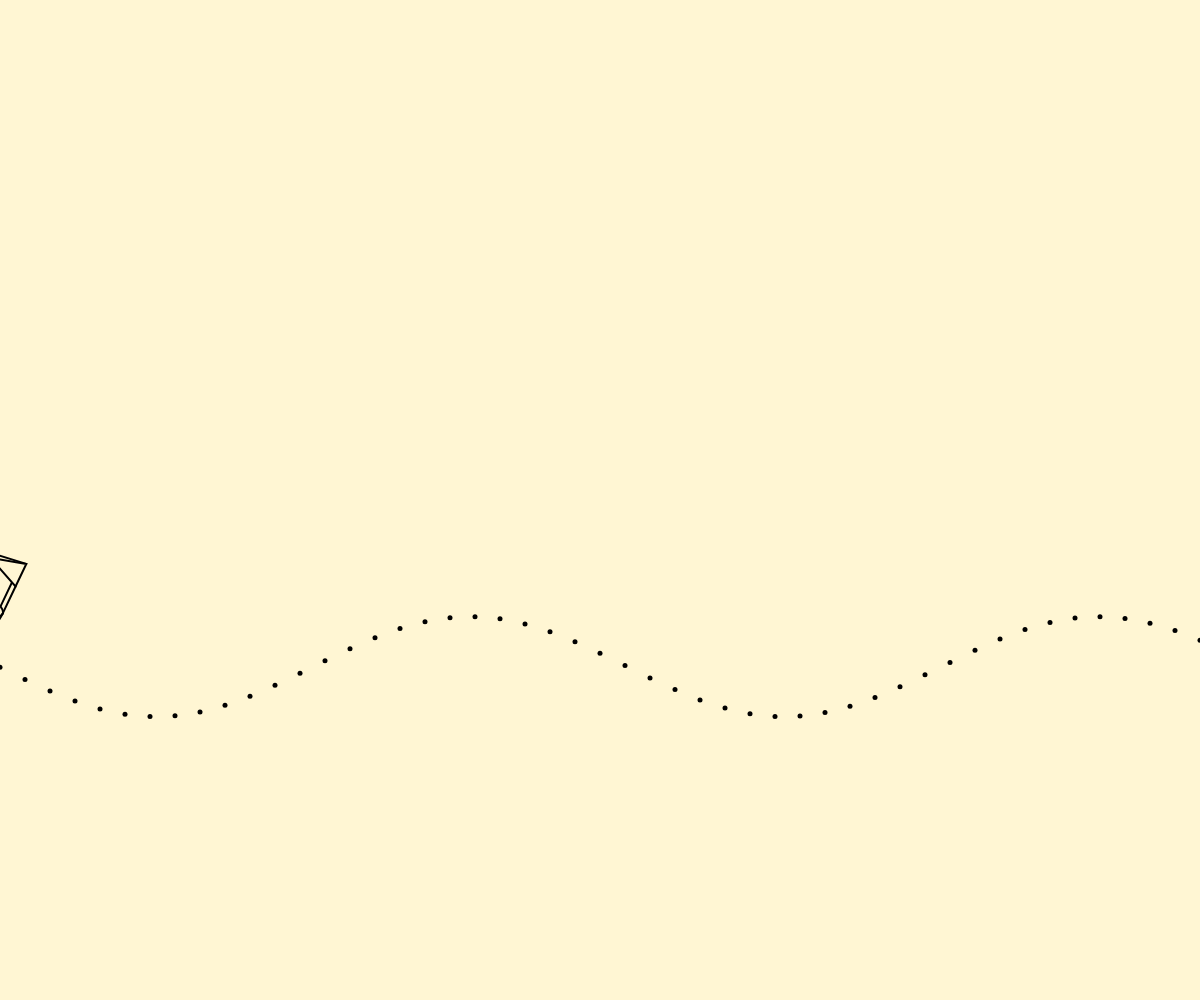
Frame 1 (no input)
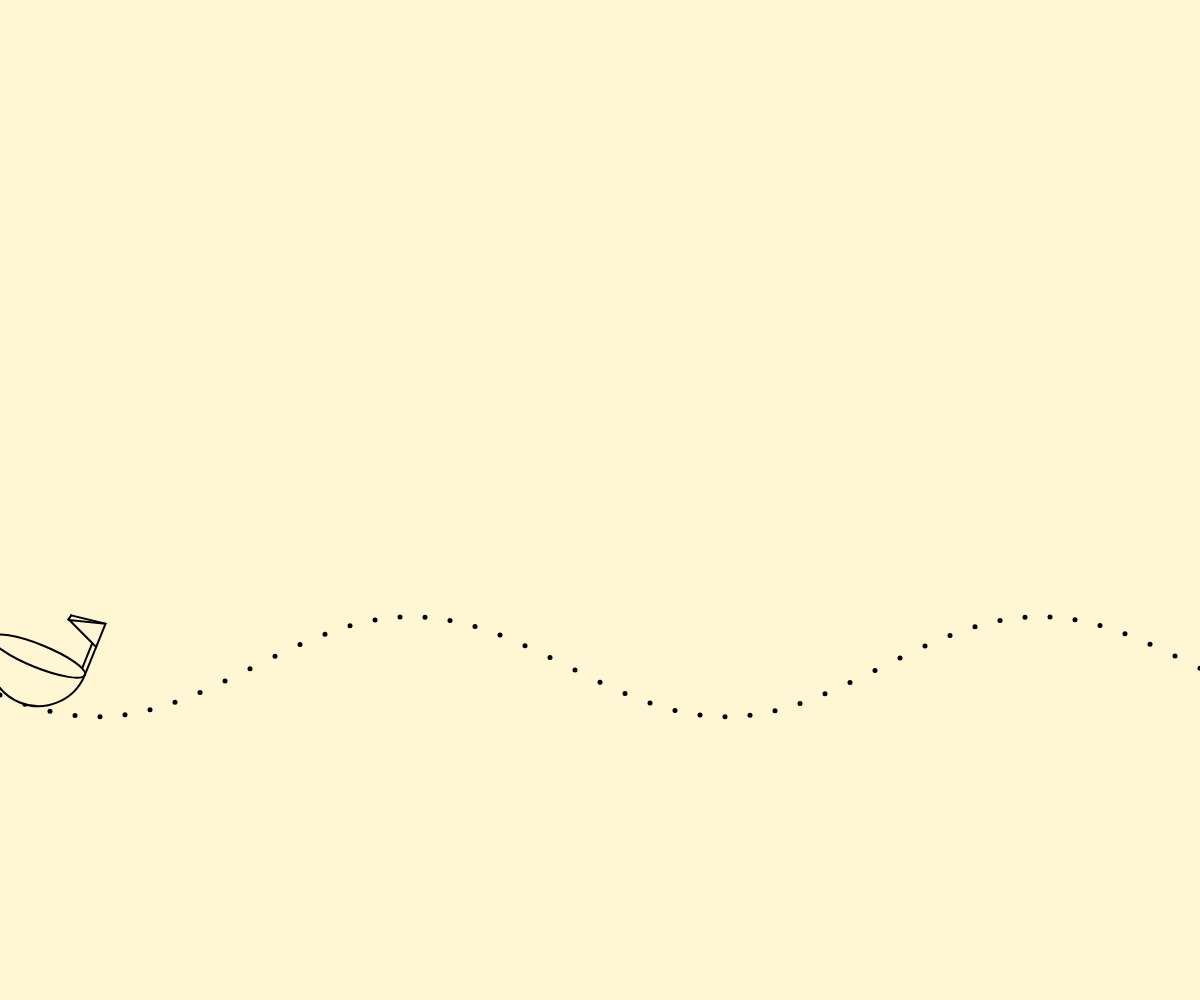
Frame 60 (no input)
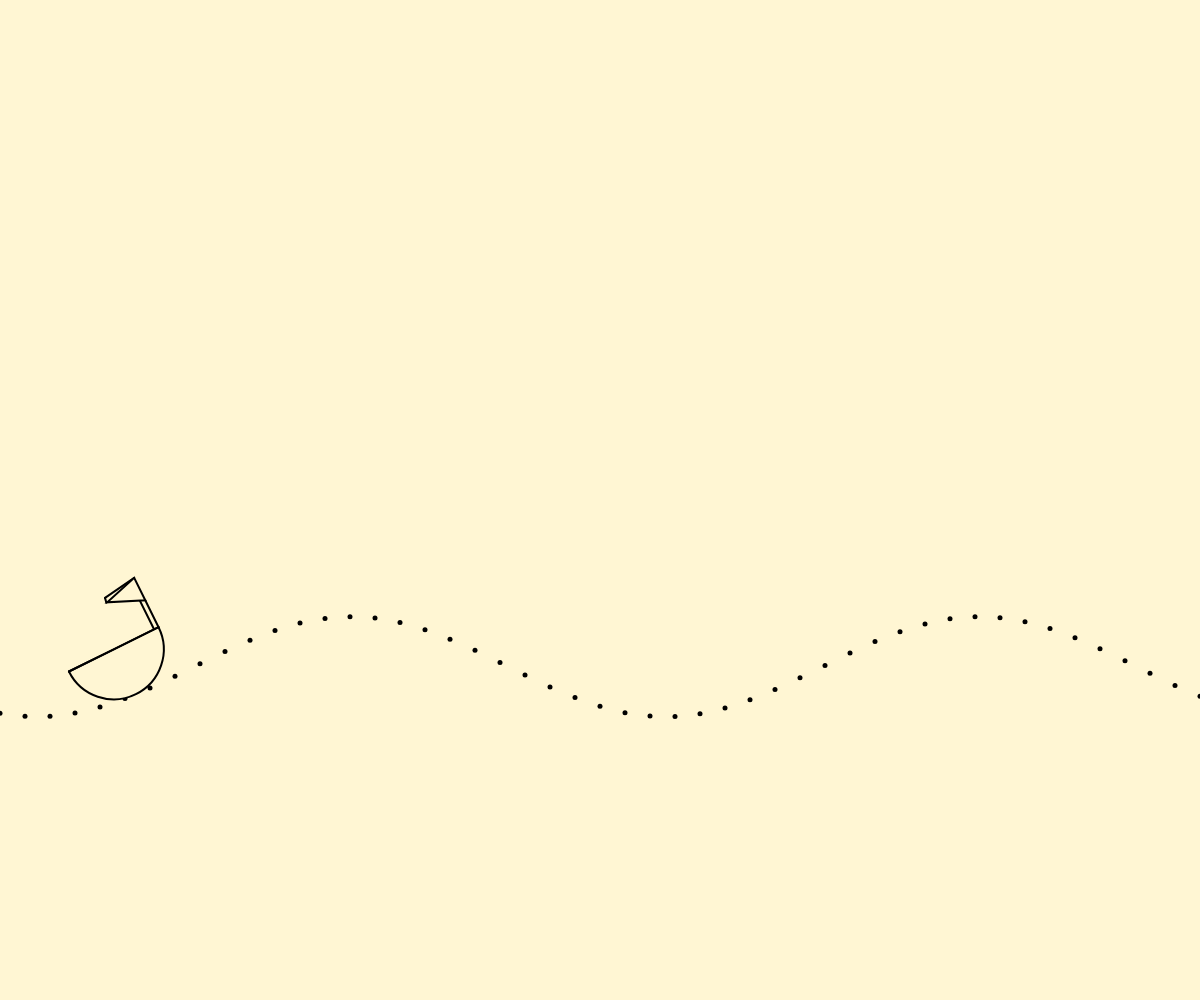
Frame 120 (the mouse pressed at the canvas centre since frame 60)

The p5.js sketch that drew these frames (run headless with seeded random() and noise() and a simulated clock; from frame 60 on, the mouse is pressed at the canvas centre):

// p5.js sketch
// ── sketch.js
let numberOfDots;
let diameter = 5;
let waveAccel = 0.01;
let amplitude = 50;
let dotDivisor = 25;
let heightDivisor = 1.5;
let boatWidth = 100;
let boatHeight = 100;
let boatSpeed = 1;
let boatStartOffset = (boatWidth / 2) + 15;
let boatEndOffset = (boatWidth / 2) + 15;
let boatX = -boatStartOffset;
let boatMinPitch = -0.55;
let boatMaxPitch = 0.55;
let height;
let dotArr;

// Todo make the wave interactible?
// Todo make the rotation of the boat dependent on the nearest set of points?
// Todo make the amplitude vary over time, which means you need to track the amplitude of individual dots
// Todo make the boat accel and decel based of a wave instead of linear
// Todo add delta time
// Todo transition isn't very smooth at start of screen when screen size is smaller
// Todo add purple cupo at bottom of boat
// Todo make flag flap around in the wind
// Todo Make a little wave inside the cup that you can only see when the boat is at a certain angle (on the way down)
// Todo make it interactible by trying to send little particles to land inside the cup, and you get more points based on the distance traveled
// Todo the particles could stay inside and splash around inside the cup
// The particles you throw could be minuature boats, and if they don't make it inside the cup, they sink down and dissapear offscreen
function init() {
  createCanvas(windowWidth, windowHeight);
  height = windowHeight / heightDivisor;
  numberOfDots = floor(windowWidth / dotDivisor);
  dotArr = createDotArr(numberOfDots, height, diameter);
}

function draw() {
  background(255, 246, 211);

  // dots(dotArr);

  // Manage boat x to wrap
  boatX = boatX + boatSpeed;
  if (boatX >= windowWidth + boatEndOffset) {
    boatX = -boatStartOffset;
  }
  // text(boatSpeed, boatX, height - 200);

  wave(dotArr, waveAccel, amplitude);
  boat(boatX, height, boatWidth, boatHeight, waveAccel, amplitude);
}

function boat(x, y, width, height, waveAccel, amplitude) { 
  // vars
  let sinHeight = sin((frameCount + x) * waveAccel) * amplitude;
  let localHeight = -50;
  let sinRotate = sin(((frameCount + x) * waveAccel) + PI / 2);
  let sinRotateNorm = map(sinRotate, -1, 1, boatMinPitch, boatMaxPitch);
  if (sinRotateNorm < 0) {
    boatSpeed = max(0.4, boatSpeed - waveAccel * 1.8);
  } else if (sinRotateNorm > 0) {  
    boatSpeed = min(3, boatSpeed + waveAccel * 1.4);
  };

  push();
    // Translate the origin to the center of the semicircle
    translate(x, y + sinHeight);

    // Rotate boat
    rotate(sinRotateNorm);

    // Set pencil
    fill(255, 246, 211);
    stroke(0);
    strokeWeight(2);

    // Draw the flag pole
    // Far pole
    line(width / 2, -50, width / 2, -80);
    // Near pole
    line(width / 2 - 5, -50 + map(sinRotate, -1, 1, 0, -5), width / 2 - 5, -100);

    // Draw the cup hull
    arc(0, localHeight, width, height, 0, PI);
    // Top lip
    arc(0, localHeight, width, (height / 8) + sinRotate * 15, PI, 0);
    // Bottom lip
    noFill()
    arc(0, localHeight, width, (height / 8) + sinRotate * 15, 0, PI);

    // Draw the flag
    translate(width / 2, -80);
    fill(255, 246, 211);
    // Back flag
    line(-35, -20, 0, -25);
    // Front flag
    triangle(0, 0, 0, -25, -35, -15);
    // Connecting line
    line(-35, -20, -36, -15);

    // Attempt at waving flag
    // triangle(0, 0, 0, -25, -35 + map(noise(frameCount * 0.015), 0, 1, -20, 20), -15 + map(noise(frameCount * 0.015), 0, 1, -20, 20));
  pop();
}

function createDotArr(numberOfDots, y, diameter) {
  let dotArr = [];

  for (let i = 0; i <= numberOfDots + 1; i++) {
    let x = windowWidth / numberOfDots * i;
    dotArr.push({"x" : x, "y" : y, "d" : diameter});
  }

  return dotArr;
}

function dots(dotArr) {
  for (let dot of dotArr) {
    let c = color(0, 0, 0, 25);
    fill(c);
    noStroke();
    strokeWeight(2);
    circle(dot.x, dot.y, dot.d);
  }
}

function wave(dotArr, waveAccel, amplitude) {
  for (let i = 0; i < dotArr.length - 1; i++) {
    let dot = dotArr[i];

    // point 1 for line
    let sinValue = sin((frameCount + dot.x) * waveAccel) * amplitude;

    // point 2 for line
    let x1 = windowWidth / numberOfDots * (i + 1);
    let sinValue1 = sin((frameCount + x1) * waveAccel) * amplitude;

    // draw dots
    fill("black");
    noStroke();
    strokeWeight(2);
    circle(dot.x, dot.y + sinValue, dot.d);

    // draw line
    // strokeWeight(6);
    // line(x, height + sinValue, x1, height + sinValue1);
  }
}

function setup() {
  init();
}

function windowResized() {
  init();
}
